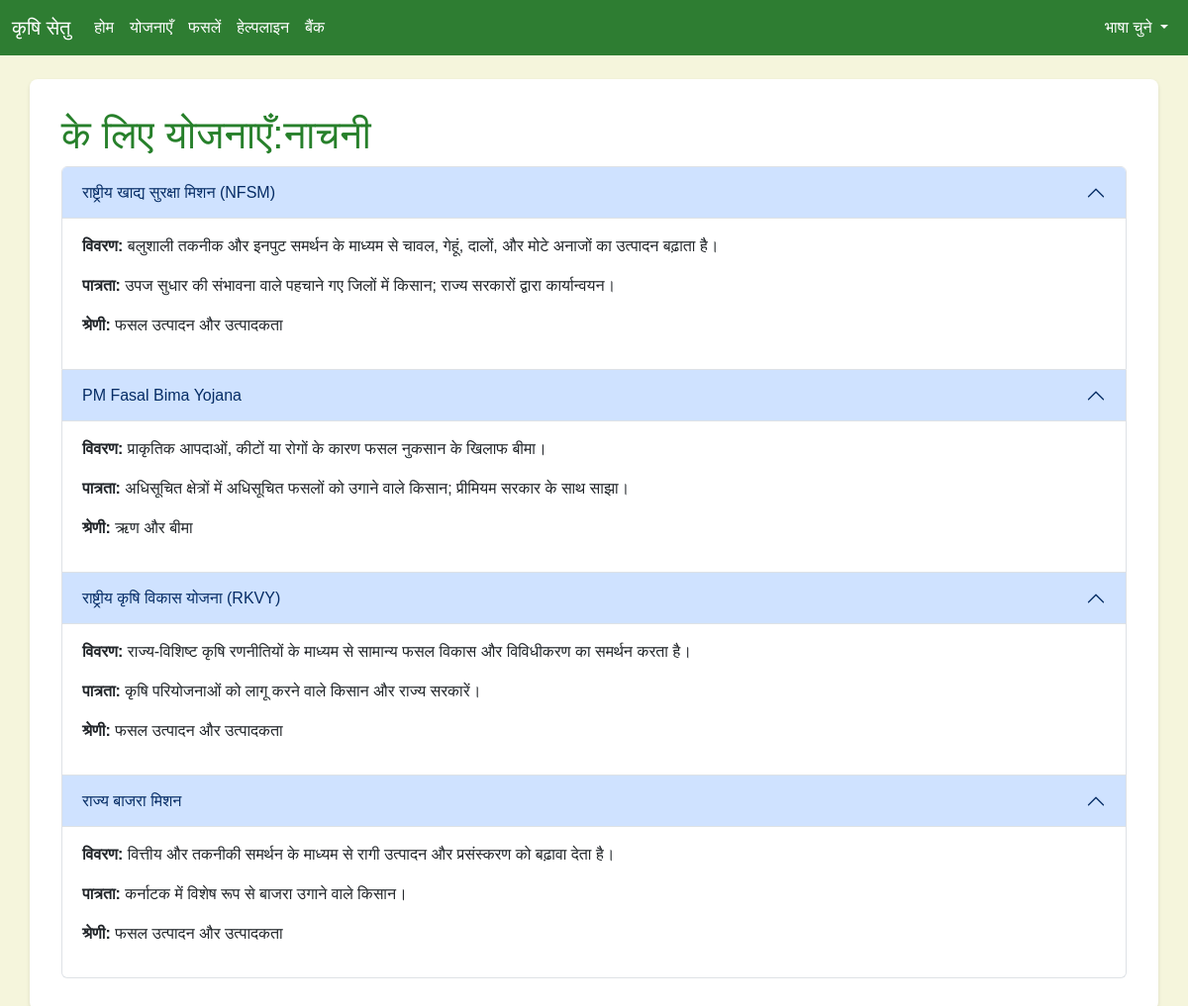
Screenshot of /crop_schemes/1?lang=hi with the database file from the repository.
### tables this page shows
CREATE TABLE schemes (
        id INTEGER PRIMARY KEY AUTOINCREMENT,
        name_en TEXT NOT NULL,
        description_en TEXT NOT NULL,
        eligibility_en TEXT NOT NULL,
        category TEXT NOT NULL,
        website_url TEXT,
        document_url TEXT       
               
    );

### app.py (the view)
@app.route('/crop_schemes/<int:crop_id>')
def crop_schemes(crop_id):
    lang = request.args.get('lang', 'en')
    print(f"Received crop_id: {crop_id}, lang: {lang}")
    translations = load_translations(lang)
    conn = get_db_connection()
    cursor = conn.cursor()
    if lang == 'en':
        cursor.execute('SELECT name_en FROM crops WHERE id = ?', (crop_id,))
    else:
        cursor.execute('''
            SELECT COALESCE(ct.name, c.name_en) AS name
            FROM crops c
            LEFT JOIN crop_translations ct ON c.id = ct.crop_id AND ct.language = ?
            WHERE c.id = ?
        ''', (lang, crop_id))
    crop = cursor.fetchone()
    crop_name = crop[0] if crop else 'Unknown Crop'
    if lang == 'en':
        cursor.execute('''
            SELECT s.name_en AS name, s.description_en AS description,
                   s.eligibility_en AS eligibility, s.category, s.document_url
            FROM schemes s
            JOIN crop_schemes cs ON s.id = cs.scheme_id
            WHERE cs.crop_id = ?
        ''', (crop_id,))
    else:
        cursor.execute('''
            SELECT COALESCE(st.name, s.name_en) AS name,
                   COALESCE(st.description, s.description_en) AS description,
                   COALESCE(st.eligibility, s.eligibility_en) AS eligibility,
                   s.category, s.document_url
            FROM schemes s
            JOIN crop_schemes cs ON s.id = cs.scheme_id
            LEFT JOIN scheme_translations st ON s.id = st.scheme_id AND st.language = ?
            WHERE cs.crop_id = ?
        ''', (lang, crop_id))
    schemes = cursor.fetchall()
    conn.close()
    return render_template('crop_schemes.html', translations=translations,
                          schemes=schemes, crop_name=crop_name, lang=lang, crop_id=crop_id)

### app.py (called while the page is built)
def get_db_connection():
    conn = sqlite3.connect('data.db')
    conn.row_factory = sqlite3.Row
    return conn

### templates/crop_schemes.html (shortened to what this page needs)
{% extends 'base.html' %}
{% block content %}
    <h1>{{translations.crop_schemes_title}}:{{crop_name}}</h1>
    <div class="accordion" id="cropSchemesAccordion">
        {% for scheme in schemes %}
            <div class="accordion-item">
                <h2 class="accordion-header" id="heading-{{ loop.index }}">
                    <button class="accordion-button" type="button" data-bs-toggle="collapse"
                            data-bs-target="#collapse-{{ loop.index }}" aria-expanded="true"
                            aria-controls="collapse-{{ loop.index }}">
                        {{ scheme.name }}
                    </button>
                </h2>
                <div id="collapse-{{ loop.index }}" class="accordion-collapse collapse show"
                     aria-labelledby="heading-{{ loop.index }}" data-bs-parent="#cropSchemesAccordion">
                    <div class="accordion-body">
                        <p><strong>{{ translations.description_label }}:</strong> {{ scheme.description }}</p>
                        <p><strong>{{ translations.eligibility_label }}:</strong> {{ scheme.eligibility }}</p>
                        <p><strong>{{ translations.category_label | default('Category') }}:</strong>
                           {{ translations['category_' + scheme.category|replace(' ', '_')|replace('(', '')|replace(')', '')|replace('.', '')|replace(',', '')|lower] or scheme.category }}
                        </p>
                    </div>
                </div>
            </div>
        {% endfor %}
    </div>
{% endblock %}

### static/style.css (style rules this page uses)
body { margin: 0; font-family: Arial, sans-serif; background-color: #F5F5DC; color: #4A3728; }
h1, h5 { color: #27802b; }

### rows the page displays
schemes: name "राष्ट्रीय खाद्य सुरक्षा मिशन (NFSM)", description "बलुशाली तकनीक और इनपुट समर्थन के माध्यम से चावल, गेहूं, दालों, और मोटे अनाजों का उत्पादन बढ़ाता है।", eligibility "उपज सुधार की संभावना वाले पहचाने गए जिलों में किसान; राज्य सरकारों द्वारा कार्यान्वयन।"
schemes: name "PM Fasal Bima Yojana", description "प्राकृतिक आपदाओं, कीटों या रोगों के कारण फसल नुकसान के खिलाफ बीमा।", eligibility "अधिसूचित क्षेत्रों में अधिसूचित फसलों को उगाने वाले किसान; प्रीमियम सरकार के साथ साझा।"
schemes: name "राष्ट्रीय कृषि विकास योजना (RKVY)", description "राज्य-विशिष्ट कृषि रणनीतियों के माध्यम से सामान्य फसल विकास और विविधीकरण का समर्थन करता है।", eligibility "कृषि परियोजनाओं को लागू करने वाले किसान और राज्य सरकारें।"
schemes: name "राज्य बाजरा मिशन", description "वित्तीय और तकनीकी समर्थन के माध्यम से रागी उत्पादन और प्रसंस्करण को बढ़ावा देता है।", eligibility "कर्नाटक में विशेष रूप से बाजरा उगाने वाले किसान।"

### other values shown
{{ translations.title }} "कृषि सेतु"
{{ translations.nav_home }} "होम"
{{ translations.nav_schemes }} "योजनाएँ"
{{ translations.nav_crops }} "फसलें"
{{ translations.nav_helplines }} "हेल्पलाइन"
{{ translations.nav_banks }} "बैंक"
{{ translations.get(lang, translations.select_language) }} "भाषा चुने"
{{ translations.crop_schemes_title }} "के लिए योजनाएँ"
{{ crop_name }} "नाचनी"
